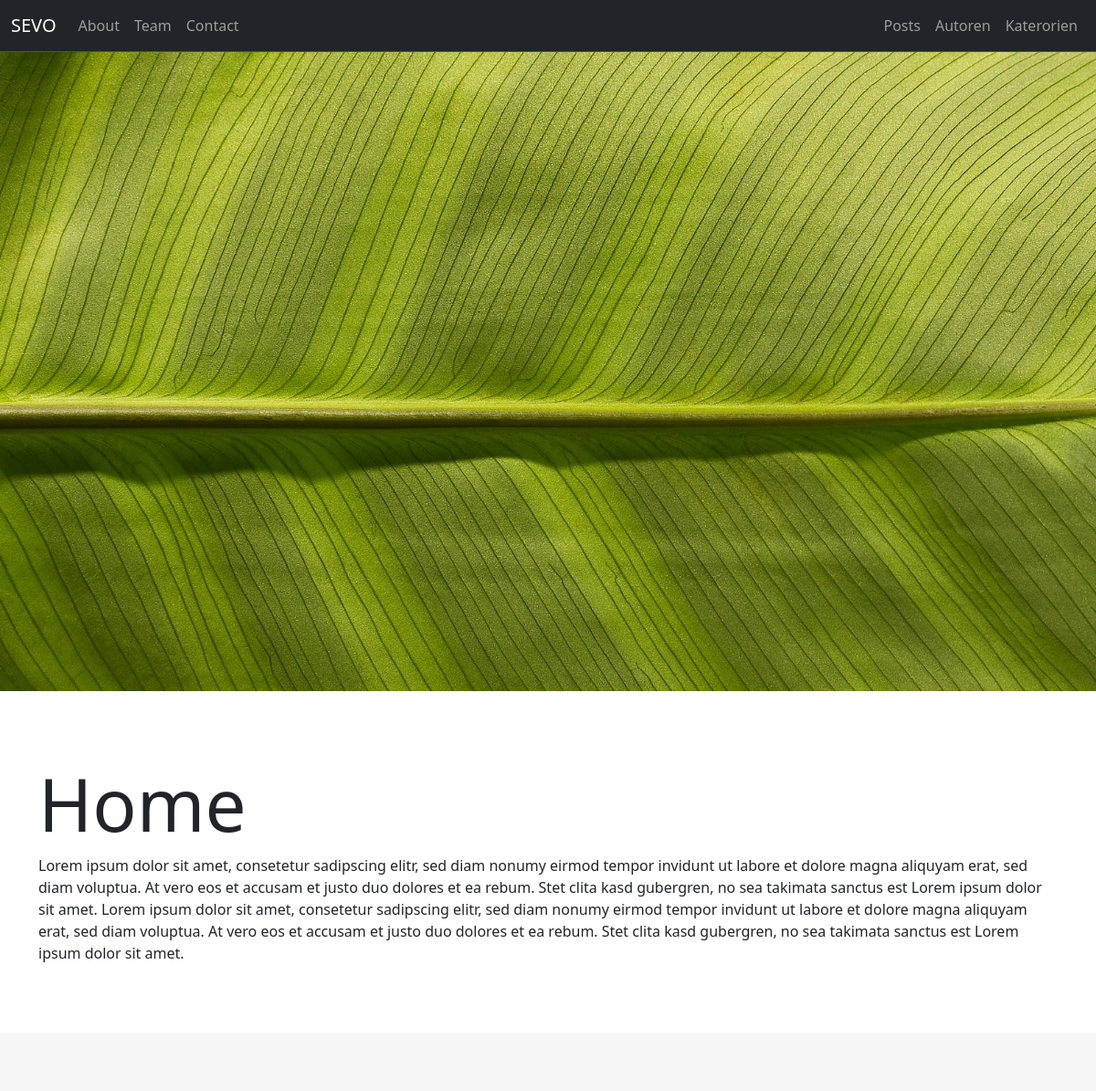
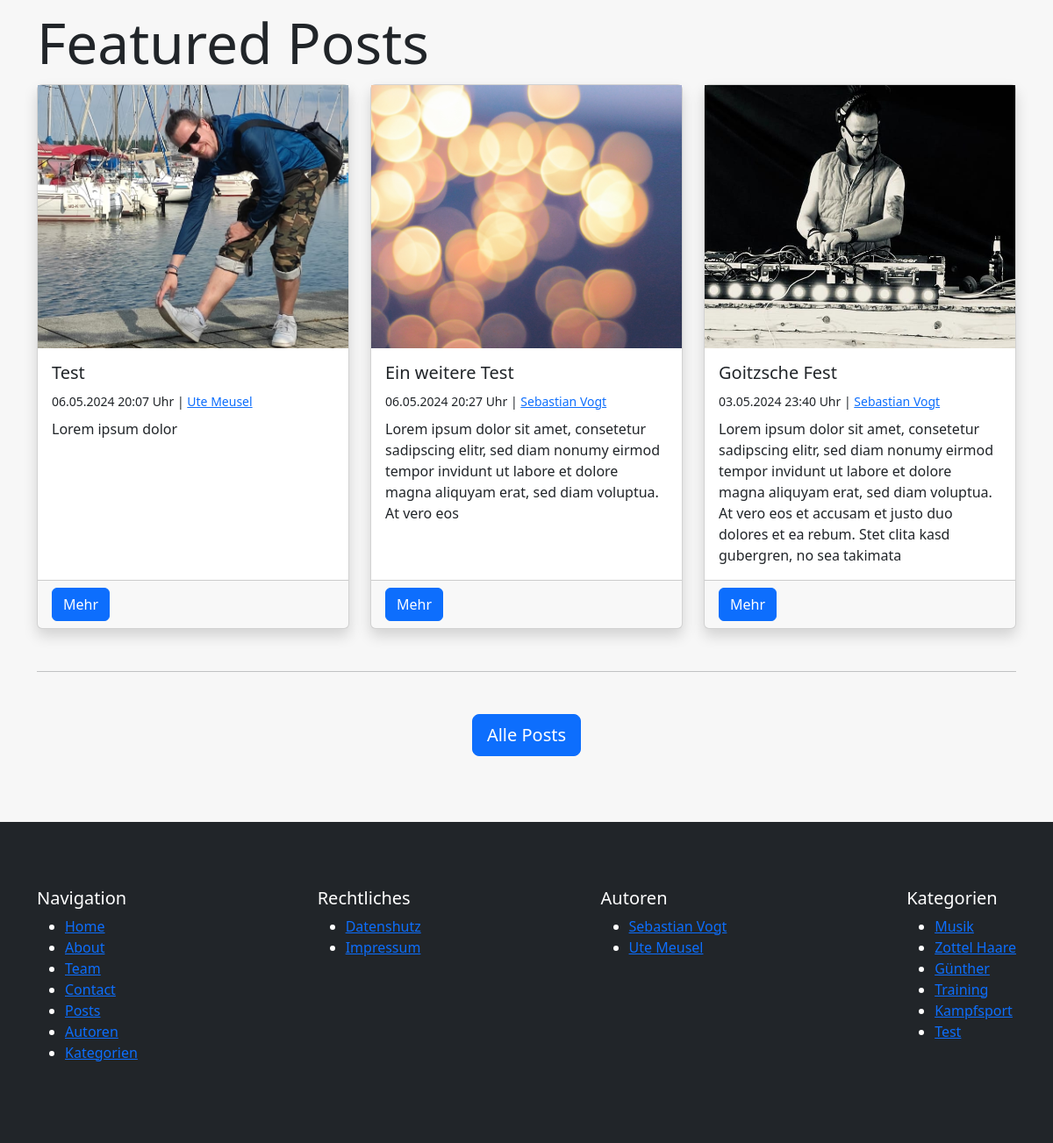
The page / on the database its author committed (2 pictures, top to bottom).
### pages/models.py (models this page shows, shortened)
class Page(models.Model):
    class Templates(models.TextChoices):
        FULL_WIDTH = "Fullwidth"
        CONTAINER = "Container"
        FULL_WIDTH_WITH_HEADER = "Fullwidth with header"
        CONTAINER_WITH_HEADER = "Container with header"
    title = models.CharField(max_length=255)
    slug = models.SlugField(unique=True, blank=True)
    index = models.IntegerField(default=1)
    content = models.TextField()
    featured_image = models.ForeignKey(Image, on_delete=models.SET_NULL, null=True, blank=True)
    published = models.BooleanField(default=True)
    is_home = models.BooleanField(default=False)
    template = models.CharField(max_length=100, choices=Templates.choices, default=Templates.CONTAINER)
    created_at = models.DateTimeField(auto_now_add=True)
    updated_at = models.DateTimeField(auto_now=True)

### uploaded_media/models.py (models this page shows, shortened)
class Image(models.Model):
    title = models.CharField(max_length=100)
    alt_text = models.CharField(max_length=100)
    categories = models.ManyToManyField(Category, blank=True)
    image = models.ImageField(upload_to="uploaded_media/images")

### blog/models.py (models this page shows, shortened)
class Post(models.Model):
    author = models.ForeignKey(Author, on_delete=models.SET_NULL, null=True)
    title = models.CharField(max_length=255)
    slug = models.SlugField(unique=True)
    categories = models.ManyToManyField(Category, blank=True)
    content = models.TextField()
    excerpt = models.TextField(max_length=255, blank=True)
    featured_image = models.ForeignKey(Image, on_delete=models.SET_NULL, blank=True, null=True)
    published = models.BooleanField(default=True)
    is_featured = models.BooleanField(default=False)
    created_at = models.DateTimeField(auto_now_add=True)
    updated_at = models.DateTimeField(auto_now=True)

class Category(models.Model):
    name = models.CharField(max_length=100, unique=True, db_index=True)
    slug = models.SlugField(unique=True, default="")
    class Meta:
        verbose_name_plural = "Categories"

### author/models.py (models this page shows, shortened)
class Author(models.Model):
    firstname = models.CharField(max_length=100)
    lastname = models.CharField(max_length=100)
    nickname = models.CharField(max_length=100, blank=True)
    email = models.EmailField(null=True)
    slug = models.SlugField(unique=True, default="")
    def get_fullname(self):
        return f"{self.firstname} {self.lastname}"

### pages/views.py (the view)
# urls.py: path("", show_homepage, name="homepage"),
def show_homepage(request):
    page = get_object_or_404(models.Page, is_home=True, published=True)
    featured_posts = Post.objects.filter(is_featured=True).order_by("-updated_at")
    template_path = ""
    if page.template == page.Templates.CONTAINER:
        template_path = "pages/page_container.html"
    elif page.template == page.Templates.FULL_WIDTH:
        template_path = "pages/page_fullwidth.html"
    elif page.template == page.Templates.CONTAINER_WITH_HEADER:
        template_path = "pages/page_container_with_header.html"
    elif page.template == page.Templates.FULL_WIDTH_WITH_HEADER:
        template_path = "pages/page_fullwidth_with_header.html"
    return render(request, template_path, {
        "page": page,
        "featured_posts": featured_posts
    })

### utils/context_processors.py (called while the page is built)
def menus_context(request):
    menu_main = Menu.objects.get(name="Main")
    menu_meta = Menu.objects.get(name="Meta")
    pages_main = menu_main.pages.filter(published=True).order_by("index")
    pages_meta = menu_meta.pages.filter(published=True).order_by("index")
    categories = Category.objects.all()
    authors = Author.objects.all()
    return {
        "pages_main": pages_main,
        "pages_meta": pages_meta,
        "categories": categories,
        "authors": authors
    }

### pages/templates/pages/page_container_with_header.html (shortened to what this page needs)
{% extends "base.html" %}
{% block content %}
    <header class="image-header">
        <img class="image-header__image" src="{{ page.featured_image.image.url }}" alt="{{ page.featured_image.image.title }}">
    </header>
    <div class="container section-padding">
        <h1 class="display-1">{{ page.title|title }}</h1>
        {% autoescape off %}
            {{ page.content }}
        {% endautoescape %}
    </div>
    {% if page.is_home %}
        {% include "pages/partials/_featured_posts.html" %}
    {% endif %}
{% endblock %}

### templates/partials/_navbar.html (shortened to what this page needs)
<nav class="navbar navbar-expand-lg bg-dark border-bottom border-body" data-bs-theme="dark">
    <div class="container-fluid">
      <a class="navbar-brand" href="{% url "homepage" %}">SEVO</a>
      <div class="collapse navbar-collapse" id="navbarNav">
        <ul class="navbar-nav me-auto">
            {% for page in pages_main %}
                {% if page.is_home == False %}
                    <li class="nav-item">
                        <a class="nav-link" href="{% url "pages-page-single-slug" slug=page.slug %}">{{ page.title|title }}</a>
                    </li>
                {% endif %}
            {% endfor %}
        </ul>
        <ul class="navbar-nav d-flex">
            <li class="nav-item">
                <a class="nav-link{% if "post" in request.path %} active{% endif %}"{% if "post" in request.path %} aria-current="page"{% endif %} href="{% url "blog-posts" %}">Posts</a>
            </li>
            <li class="nav-item">
                <a class="nav-link{% if "author" in request.path %} active{% endif %}"{% if "author" in request.path %} aria-current="page"{% endif %} href="{% url "author-index" %}">Autoren</a>
            </li>
            <li class="nav-item">
                <a class="nav-link{% if "categor" in request.path %} active{% endif %}"{% if "categor" in request.path %} aria-current="page"{% endif %} href="{% url "blog-categories" %}">Katerorien</a>
            </li>
        </ul>
      </div>
    </div>
  </nav>

### pages/templates/pages/partials/_featured_posts.html
<section class="section-padding bg-light-grey">
    <div class="container">
        <h2 class="display-3">Featured Posts</h2>
        <div class="row row-cols-1 row-cols-md-3 g-4 mb-5">
            {% for post in featured_posts %}
                <div class="col">
                    {% include "blog/partials/_posts_item.html" %}
                </div>
            {% endfor %}
        </div>
        <hr>
        <div class="d-flex justify-content-center mt-5">
            <a class="btn btn-primary btn-lg d-block" href="{% url "blog-posts" %}">Alle Posts</a>
        </div>
    </div>
</section>

### blog/templates/blog/partials/_posts_item.html (shortened to what this page needs)
<div class="card h-100 shadow">
    <a class="card__image-link w-100 d-block" href="{% url "blog-post-slug" slug=post.slug %}">
      <img class="card__image w-100" src="{{ post.featured_image.image.url }}" class="card-img-top" alt="{{ post.featured_image.image.title }}">
    </a>
    <div class="card-body">
      <h5 class="card-title">{{ post.title }}</h5>
        <div class="mb-2">
          <small>
            <time>{{ post.created_at|date:"d.m.Y H:i" }} Uhr</time> |
            <a href="{% url "author-single-slug" slug=post.author.slug %}">{{ post.author.get_fullname }}</a>
          </small>
        </div>
      <p class="card-text">{{ post.excerpt}}</p>
    </div>
    <div class="card-footer">
      <a class="btn btn-primary" href="{% url "blog-post-slug" slug=post.slug %}">Mehr</a>
    </div>
  </div>

### templates/partials/_navigation_main.html
<nav>
    <ul>
        {% for page in pages_main %}
            <li><a class="{% if page.title|lower in request.path or page.is_home and request.path == "/" %}active{% endif %}" href="{% url "pages-page-single-slug" slug=page.slug %}">{{ page.title }}</a></li>
        {% endfor %}
        <li><a href="{% url "blog-posts" %}">Posts</a></li>
        <li><a href="{% url "author-index" %}">Autoren</a></li>
        <li><a href="{% url "blog-categories" %}">Kategorien</a></li>
    </ul>
</nav>

### templates/partials/_navigation_meta.html
<nav>
    <ul>
        {% for page in pages_meta %}
            <li><a class="{% if page.title|lower in request.path or page.is_home and request.path == "/" %}active{% endif %}" href="{% url "pages-page-single-slug" slug=page.slug %}">{{ page.title }}</a></li>
        {% endfor %}
    </ul>
</nav>

### templates/partials/_navigation_authors.html
<nav>
    {% if authors %}
        <ul>
            {% for author in authors %}
                <li><a class="{% if author.name|lower in request.path %}active{% endif %}" href="{% url "author-single-slug" slug=author.slug %}">{{ author.get_fullname }}</a></li>
            {% endfor %}
        </ul>
    {% else %}
        <p>Keine Autoren vorhanden</p>
    {% endif %}
</nav>

### templates/partials/_navigation_categories.html
<nav>
    {% if categories %}
        <ul>
            {% for category in categories %}
                <li><a class="{% if category.name|lower in request.path %}active{% endif %}" href="{% url "blog-category-slug" slug=category.slug %}">{{ category.name }}</a></li>
            {% endfor %}
        </ul>
    {% else %}
        <p>Keine Kategorien vorhanden</p>
    {% endif %}
</nav>

### static/css/style.css (style rules this page uses)
.bg-light-grey { background-color: rgb(247, 247, 247); }
.section-padding { padding-top: 75px; padding-bottom: 75px; }
.image-header__image { height: 350px; width: 100%; object-fit: cover; }
.card__image-link { overflow: hidden; }
.card__image { object-fit: cover; height: 300px; transform: scale(1.2); filter: brightness(100%); transition: all .3s ease; }
@media (min-width: 768px) { .image-header__image { height: 700px; } }

### rows shown on the page
Page: title "About"
Page: title "Team"
Page: title "Contact"
Page: featured_image.image (picture), title "Home", content "Lorem ipsum dolor sit amet, consetetur sadipscing elitr, sed diam nonumy eirmod tempor invidunt ut labore et dolore magna aliquyam erat, sed diam voluptua. At vero eos et accusam et justo duo dolores et ea rebum. Stet clita kasd gubergren, no sea takimata sanctus est Lorem ipsum dolor sit amet. Lorem ipsum dolor sit amet, consetetur sadipscing elitr, sed diam nonumy eirmod tempor invidunt ut labore et dolore magna aliquyam erat, sed diam voluptua. At vero eos et accusam et justo duo dolores et ea rebum. Stet clita kasd gubergren, no sea takimata sanctus est Lorem ipsum dolor sit amet."
Post: featured_image.image (picture), title "Test", created_at "06.05.2024 20:07", author.get_fullname "Ute Meusel", excerpt "Lorem ipsum dolor"
Post: featured_image.image (picture), title "Ein weitere Test", created_at "06.05.2024 20:27", author.get_fullname "Sebastian Vogt", excerpt "Lorem ipsum dolor sit amet, consetetur sadipscing elitr, sed diam nonumy eirmod tempor invidunt ut labore et dolore magna aliquyam erat, sed diam voluptua. At vero eos"
Post: featured_image.image (picture), title "Goitzsche Fest", created_at "03.05.2024 23:40", author.get_fullname "Sebastian Vogt", excerpt "Lorem ipsum dolor sit amet, consetetur sadipscing elitr, sed diam nonumy eirmod tempor invidunt ut labore et dolore magna aliquyam erat, sed diam voluptua. At vero eos et accusam et justo duo dolores et ea rebum. Stet clita kasd gubergren, no sea takimata"
Page: title "Datenshutz"
Page: title "Impressum"
Author: get_fullname "Sebastian Vogt"
Author: get_fullname "Ute Meusel"
Category: name "Musik"
Category: name "Zottel Haare"
Category: name "Günther"
Category: name "Training"
Category: name "Kampfsport"
Category: name "Test"
